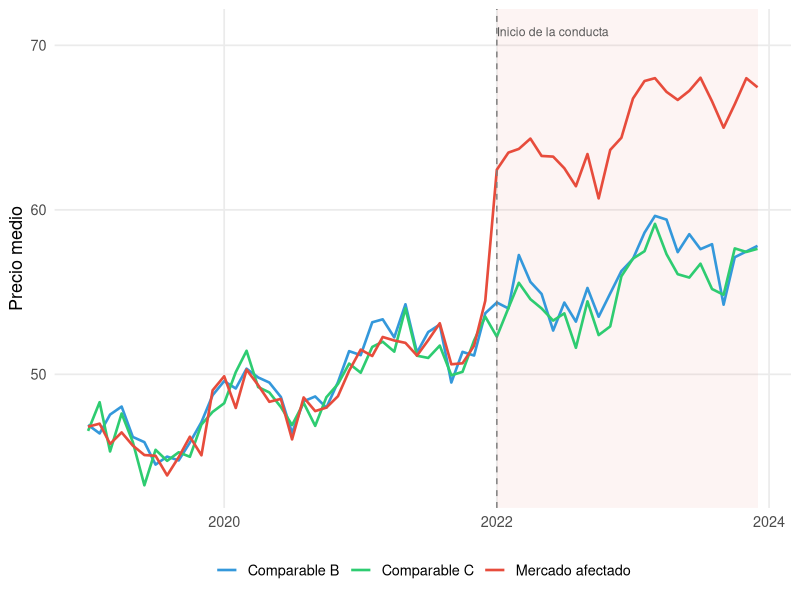
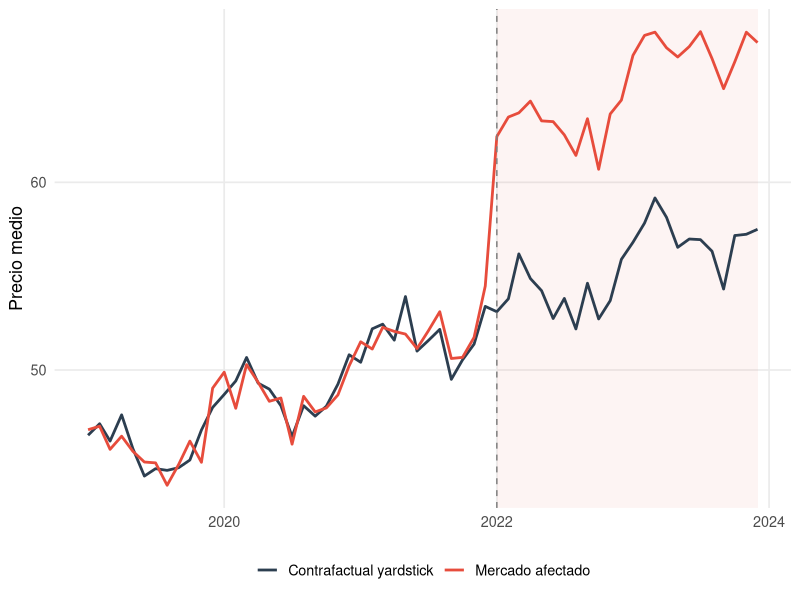

Recreate these plots in R, in order.
## ---- chunk 1
#| label: setup-ch06
#| include: false
library(tidyverse)
library(kableExtra)
## ---- chunk 2
#| label: fig-comparables-intuicion
#| fig-cap: "Intuición del método de comparables: el mercado afectado se separa de los mercados de control tras el inicio de la conducta, que actúan como yardstick del contrafactual"
#| fig-width: 9
#| fig-height: 5.5

set.seed(206)

n <- 60
fecha <- seq.Date(as.Date("2019-01-01"), by = "month", length.out = n)
t <- 1:n
inicio_infraccion <- as.Date("2022-01-01")

coste_comun <- 50 + 0.35 * t + 3 * sin(2 * pi * t / 12) + rnorm(n, 0, 1.2)
demanda_comun <- 100 + 0.4 * t + 2 * cos(2 * pi * t / 12) + rnorm(n, 0, 1.5)

precio_B <- 12 + 0.6 * coste_comun + 0.03 * demanda_comun + rnorm(n, 0, 0.8)
precio_C <- 13 + 0.58 * coste_comun + 0.028 * demanda_comun + rnorm(n, 0, 0.8)

sobrecoste_cartel <- ifelse(fecha >= inicio_infraccion, 8 + 0.10 * (t - 36), 0)
precio_A <- 12.5 + 0.59 * coste_comun + 0.029 * demanda_comun + sobrecoste_cartel + rnorm(n, 0, 0.9)

df_comp_plot <- tibble(
  fecha = fecha,
  `Mercado afectado` = precio_A,
  `Comparable B` = precio_B,
  `Comparable C` = precio_C
) |>
  pivot_longer(-fecha, names_to = "serie", values_to = "precio")

ggplot(df_comp_plot, aes(x = fecha, y = precio, color = serie)) +
  annotate("rect",
           xmin = inicio_infraccion, xmax = max(fecha),
           ymin = -Inf, ymax = Inf,
           fill = "#e74c3c", alpha = 0.06) +
  geom_line(linewidth = 0.9) +
  geom_vline(xintercept = inicio_infraccion, color = "grey50", linetype = "dashed") +
  annotate("text", x = inicio_infraccion, y = max(df_comp_plot$precio) + 2.8,
           label = "Inicio de la conducta", hjust = 0, size = 3.1, color = "grey35") +
  scale_color_manual(values = c(
    "Mercado afectado" = "#e74c3c",
    "Comparable B" = "#3498db",
    "Comparable C" = "#2ecc71"
  )) +
  labs(x = NULL, y = "Precio medio", color = NULL) +
  theme_minimal(base_size = 13) +
  theme(legend.position = "bottom", panel.grid.minor = element_blank())
## ---- chunk 3
#| label: tbl-criterios-comparables
#| tbl-cap: "Criterios para la selección de comparables y señales de alerta en la práctica pericial"

tibble(
  `Criterio de comparabilidad` = c(
    "Producto o servicio similar",
    "Estructura de costes comparable",
    "Demanda y perfil de cliente similares",
    "Marco regulatorio equivalente",
    "Intensidad competitiva parecida",
    "Serie temporal suficientemente larga",
    "Ausencia de contaminación por la conducta"
  ),
  `Qué debe comprobar el perito` = c(
    "Calidad, especificaciones, posicionamiento",
    "Materias primas, costes laborales, logística",
    "Elasticidad, poder adquisitivo, patrones de compra",
    "Precios regulados, límites legales, acceso a insumos",
    "Número de competidores, cuotas, barreras de entrada",
    "Cobertura del período pre y post infracción",
    "Que el comparable no esté afectado, directa o indirectamente"
  ),
  `Señal de alerta` = c(
    "Comparar bienes solo nominalmente parecidos",
    "Mercados con shocks de costes distintos",
    "Clientes con comportamiento radicalmente diferente",
    "Mercados sujetos a normativas no equivalentes",
    "Comparar monopolio local con mercado atomizado",
    "Período previo demasiado corto o con huecos",
    "Comparable contaminado por el mismo cartel o por spillovers"
  )
) |>
  kbl(booktabs = TRUE, escape = FALSE) |>
  kable_styling(latex_options = c("hold_position", "scale_down"),
                full_width = TRUE, font_size = 9) |>
  column_spec(1, bold = TRUE, width = "4cm") |>
  column_spec(2, width = "5cm") |>
  column_spec(3, width = "5cm")
## ---- chunk 4
#| label: tbl-yardstick-dano
#| tbl-cap: "Estimación del daño con comparables geográficos"

df_comp <- tibble(
  fecha = fecha,
  precio_A = precio_A,
  precio_B = precio_B,
  precio_C = precio_C
) |>
  mutate(
    comparable_promedio = (precio_B + precio_C) / 2,
    diferencial_pre = mean((precio_A - comparable_promedio)[fecha < inicio_infraccion]),
    contrafactual_A = comparable_promedio + diferencial_pre,
    cantidad_A = round(180 - 1.2 * precio_A + rnorm(n, 0, 4), 0),
    sobreprecio = if_else(fecha >= inicio_infraccion, precio_A - contrafactual_A, 0),
    daño_monetario = if_else(fecha >= inicio_infraccion, sobreprecio * cantidad_A, 0)
  )

resumen_comp <- df_comp |>
  filter(fecha >= inicio_infraccion) |>
  summarise(
    `Meses afectados` = n(),
    `Sobreprecio medio` = round(mean(sobreprecio), 2),
    `Cantidad media` = round(mean(cantidad_A), 1),
    `Daño monetario total` = round(sum(daño_monetario), 1)
  )

resumen_comp |>
  kbl(booktabs = TRUE, escape = FALSE) |>
  kable_styling(latex_options = c("hold_position"),
                full_width = FALSE)
## ---- chunk 5
#| label: fig-yardstick-gap
#| fig-cap: "Brecha entre el mercado afectado y el contrafactual derivado del comparable promedio"
#| fig-width: 9
#| fig-height: 5

df_plot_gap <- df_comp |>
  transmute(
    fecha,
    `Mercado afectado` = precio_A,
    `Contrafactual yardstick` = contrafactual_A
  ) |>
  pivot_longer(-fecha, names_to = "serie", values_to = "precio")

ggplot(df_plot_gap, aes(x = fecha, y = precio, color = serie)) +
  annotate("rect",
           xmin = inicio_infraccion, xmax = max(fecha),
           ymin = -Inf, ymax = Inf,
           fill = "#e74c3c", alpha = 0.06) +
  geom_line(linewidth = 0.95) +
  geom_vline(xintercept = inicio_infraccion, color = "grey50", linetype = "dashed") +
  scale_color_manual(values = c("Mercado afectado" = "#e74c3c",
                                "Contrafactual yardstick" = "#2c3e50")) +
  labs(x = NULL, y = "Precio medio", color = NULL) +
  theme_minimal(base_size = 13) +
  theme(legend.position = "bottom", panel.grid.minor = element_blank())
## ---- chunk 6
#| label: tbl-yardstick-sensibilidad
#| tbl-cap: "Análisis de sensibilidad del método de comparables según el benchmark elegido"

calcular_daño_comp <- function(serie_control) {
  diferencial_pre <- mean((df_comp$precio_A - serie_control)[df_comp$fecha < inicio_infraccion])
  contrafactual <- serie_control + diferencial_pre
  sobreprecio <- ifelse(df_comp$fecha >= inicio_infraccion, df_comp$precio_A - contrafactual, 0)
  daño_total <- sum(sobreprecio[df_comp$fecha >= inicio_infraccion] * df_comp$cantidad_A[df_comp$fecha >= inicio_infraccion])
  tibble(
    `Sobreprecio medio` = round(mean(sobreprecio[df_comp$fecha >= inicio_infraccion]), 2),
    `Daño total` = round(daño_total, 1)
  )
}

sens_comp <- bind_rows(
  calcular_daño_comp(df_comp$precio_B) |> mutate(`Benchmark` = "Solo comparable B"),
  calcular_daño_comp(df_comp$precio_C) |> mutate(`Benchmark` = "Solo comparable C"),
  calcular_daño_comp((df_comp$precio_B + df_comp$precio_C) / 2) |> mutate(`Benchmark` = "Promedio B + C")
) |>
  select(`Benchmark`, `Sobreprecio medio`, `Daño total`)

sens_comp |>
  kbl(booktabs = TRUE, escape = FALSE) |>
  kable_styling(latex_options = c("hold_position"),
                full_width = FALSE)
